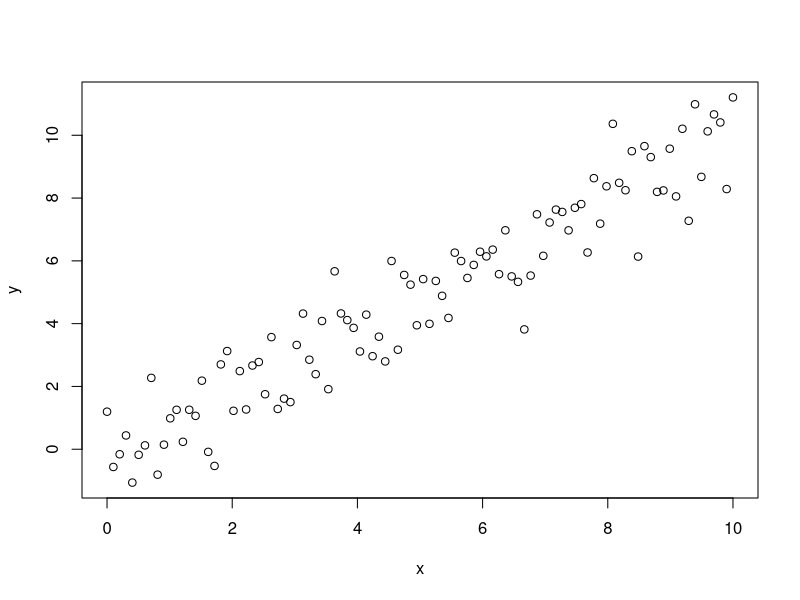
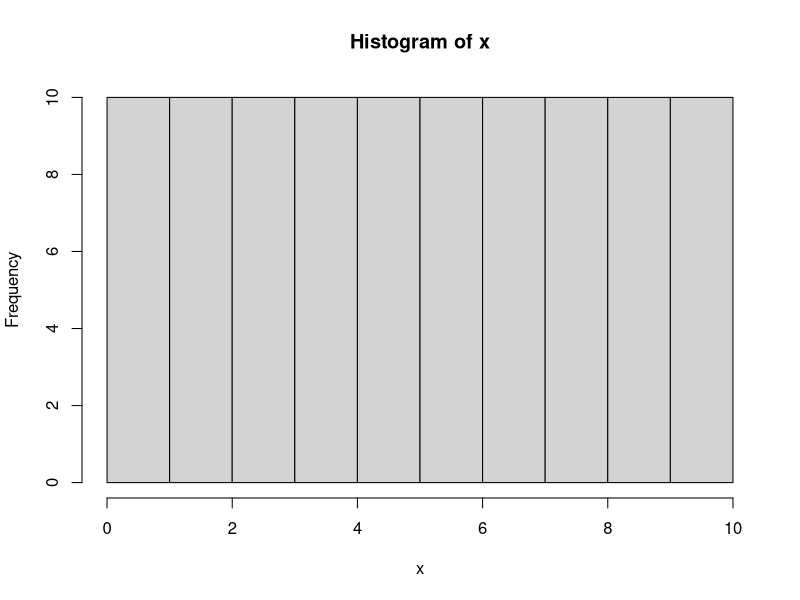

Reproduce these figures in R, in order.
## @knitr variables_xy
x <- seq(0, 10, length = 100)
y <- x + rnorm(100)
dat <- data.frame(x = x, y = y)
head(dat)

## @knitr plot_xy
plot(x,y)

## @knitr
# Here is some code that is not part of a knitr chunk
# (apparently prefacing the unused chunk with an empty knitr chunk label works;
# we might also use a label like "unused" for all such chunks, which does not
# create a conflict unless the chunks are invoked, in which case the last one is used)
hist(x)

## @knitr lm_xy
lmxy <- lm(y ~ x, data = dat)
summary(lmxy)

## @knitr
# And some more code that is not part of a knitr chunk
Sys.time()